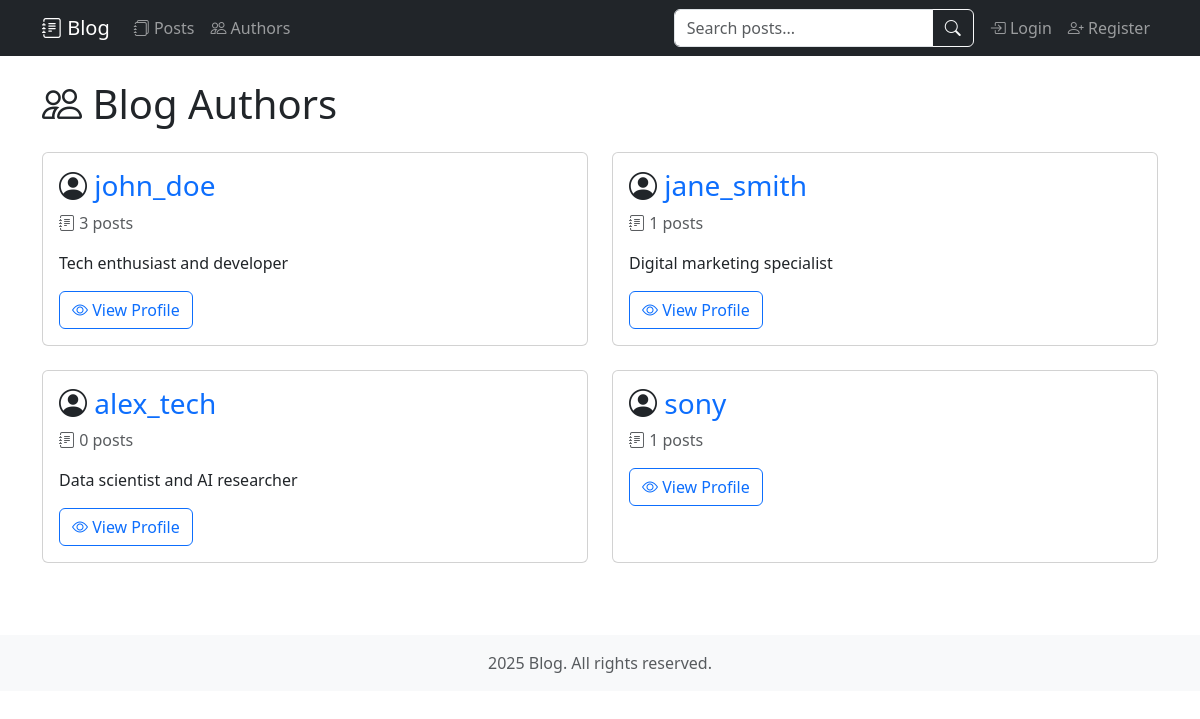
/blog/bloggers/, run on the app's committed database.
### blog/models.py (models this page shows, shortened)
class BlogAuthor(models.Model):
    user = models.OneToOneField(User, on_delete=models.CASCADE)
    bio = models.TextField(max_length=1000, help_text="Enter your bio details here.")
    def get_absolute_url(self):
        return reverse('blogger-detail', args=[str(self.id)])

### blog/views.py (the view)
# urls.py: path('bloggers/', views.BloggerListView.as_view(), name='bloggers'),
class BloggerListView(ListView):
    model = BlogAuthor
    template_name = 'blog/blogauthor_list.html'

### blog/templates/blog/blogauthor_list.html (shortened to what this page needs)
{% extends "base.html" %}
{% block content %}
<h1 class="mb-4"><i class="bi bi-people"></i> Blog Authors</h1>
{% if blogauthor_list %}
<div class="row">
    {% for author in blogauthor_list %}
    <div class="col-md-6 mb-4">
        <div class="card h-100">
            <div class="card-body">
                <h3 class="card-title">
                    <i class="bi bi-person-circle"></i>
                    <a href="{{ author.get_absolute_url }}" class="text-decoration-none">
                        {{ author.user.username }}
                    </a>
                </h3>
                <p class="card-text text-muted">
                    <i class="bi bi-journal-text"></i> {{ author.blogpost_set.count }} posts
                </p>
                <p class="card-text">{{ author.bio|truncatewords:30 }}</p>
                <a href="{{ author.get_absolute_url }}" class="btn btn-outline-primary">
                    <i class="bi bi-eye"></i> View Profile
                </a>
            </div>
        </div>
    </div>
    {% endfor %}
</div>
{% else %}
<div class="alert alert-info">
    <i class="bi bi-info-circle"></i> There are no blog authors yet.
</div>
{% endif %}
{% endblock %}

### data on the page
BlogAuthor: user.username "john_doe", blogpost_set.count "3", bio "Tech enthusiast and developer"
BlogAuthor: user.username "jane_smith", blogpost_set.count "1", bio "Digital marketing specialist"
BlogAuthor: user.username "alex_tech", blogpost_set.count "0", bio "Data scientist and AI researcher"
BlogAuthor: user.username "sony", blogpost_set.count "1"
